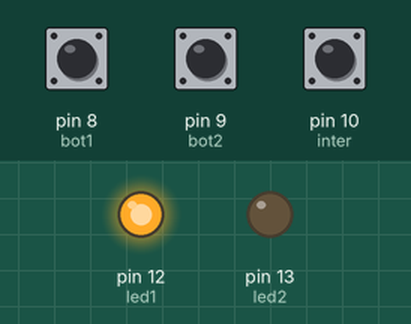
This sketch was run on a simulated Arduino Uno, built with avr-gcc and run on an emulated ATmega328P. On the bench: output pins drawn as LEDs (lit = HIGH). The test bench sets the inputs (shaded band); at power-on: pin 10 (inter) HIGH, pin 8 (bot1) HIGH, pin 9 (bot2) HIGH. What the sketch prints to the serial monitor is not drawn.

Above: at 1.2 s.
1.3 s: pin 10 (inter) pulled LOW for 0.15 s
At 2.5 s:
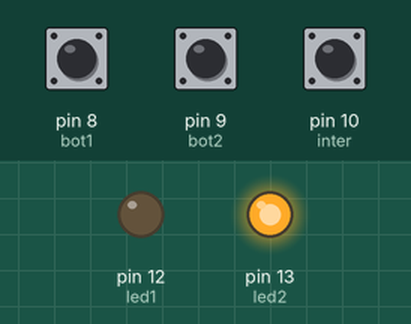
2.9 s: pin 10 (inter) pulled LOW for 1 s
At 5.0 s:
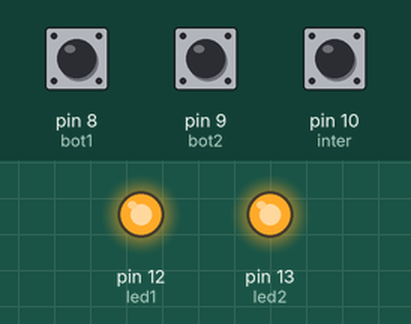
5.4 s: pin 10 (inter) pulled LOW for 0.15 s
At 6.7 s:
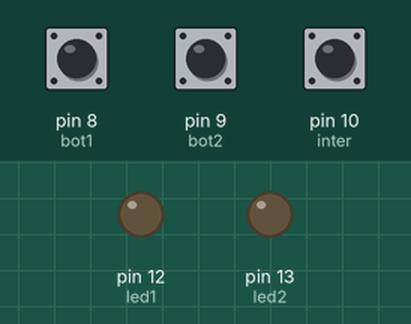
7.0 s: pin 10 (inter) pulled LOW for 3.2 s
At 11.0 s:
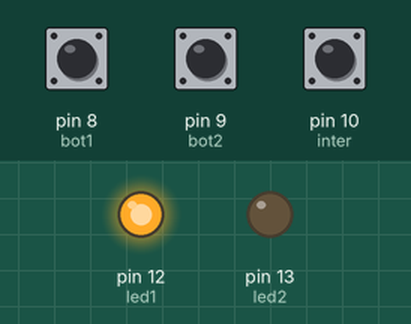
Timing chart, 0 to 12.5 s (numbered marks = the images above; inputs shaded):
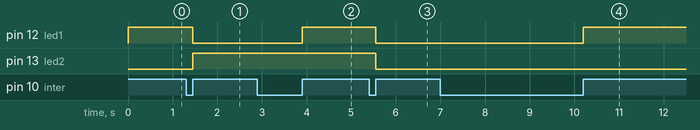

The sketch:

sketch_dec01a.ino
```cpp
const int bot1 = 8;
const int bot2 = 9;
const int inter = 10;

int curinter_state, curr_s1, curr_s2;
int lastinter_state = LOW;
int last_s1 = LOW;
int last_s2 = LOW;

int led1 = 12;
int led2 = 13;
int mode = 0;

void setup() {
  Serial.begin(9600);
  pinMode(bot1, INPUT_PULLUP);
  pinMode(bot2, INPUT_PULLUP);
  pinMode(inter, INPUT_PULLUP);
  pinMode(led1, OUTPUT);
  pinMode(led2, OUTPUT);

}


void loop(){
  //check mode
  curinter_state = digitalRead(inter);
  if (lastinter_state == LOW && curinter_state == HIGH){
      mode = mode + 1;
  }
  lastinter_state = curinter_state;


  // mode
  if (mode > 3){
    mode = 0;
    digitalWrite(led1, LOW);
    digitalWrite(led2, LOW);
  }

  switch (mode){
    case 0:
      mode = 0;
      digitalWrite(led1, LOW);
      digitalWrite(led2, LOW);
      break;
    case 1:
      digitalWrite(led1, HIGH);
      digitalWrite(led2, LOW);
      break;
    case 2:
      digitalWrite(led2, HIGH);
      digitalWrite(led1, LOW);
      break;
   case 3:
     digitalWrite(led1, HIGH);
     digitalWrite(led2, HIGH);
     break;

   }


  // check if pressed
  curr_s1 = digitalRead(bot1);
  curr_s2 = digitalRead(bot2);

    // mode 0

  if((last_s1 == LOW && curr_s1 == HIGH) && mode == 0){
      Serial.println("10");
  } else if ((last_s2 == LOW && curr_s2 == HIGH) && mode == 0){
      Serial.println("20");
  }

    // mode 1
    if((last_s1 == LOW && curr_s1 == HIGH) && mode == 1){
      Serial.println("11");
    } else if ((last_s2 == LOW && curr_s2 == HIGH) && mode == 1){
      Serial.println("21");
    }

    // mode 2
    if((last_s1 == LOW && curr_s1 == HIGH) && mode == 2){
      Serial.println("12");
     } else if ((last_s2 == LOW && curr_s2 == HIGH) && mode == 2){
      Serial.println("22");
    }

    //mode 3
    if((last_s1 == LOW && curr_s1 == HIGH) && mode == 3){
      Serial.println("13");
     } else if ((last_s2 == LOW && curr_s2 == HIGH) && mode == 3){
      Serial.println("23");
    }

  last_s1 = curr_s1;
  last_s2 = curr_s2;
}
```

Measured:
- after the input at 1.3 s, pin 12 (led1): HIGH → LOW after 0.15 s; pin 13 (led2): LOW → HIGH after 0.15 s
- after the input at 2.9 s, pin 12 (led1): LOW → HIGH after 1.0 s
- after the input at 5.4 s, pin 12 (led1), pin 13 (led2): HIGH → LOW after 0.15 s
- after the input at 7.0 s, pin 12 (led1): LOW → HIGH after 3.2 s
